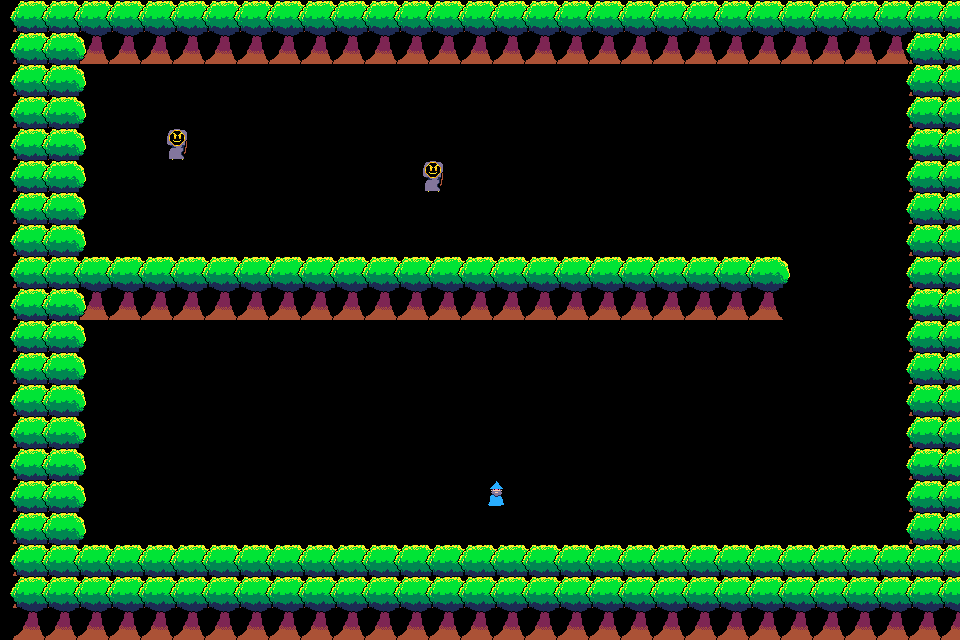

A level layout from a 2D game, rendered from its tile map. Below: a short description, then the map file with its tile-grid data intact:
An orthogonal 30x20 tile map with 32x32 px tiles, 1 tile layer (Object Layer).

<map version="1.9" tiledversion="1.9.2" orientation="orthogonal" renderorder="right-down" width="30" height="20" tilewidth="32" tileheight="32" infinite="0" nextlayerid="2" nextobjectid="1">
 <tileset firstgid="1" source="Tileset.tsx" />
 <layer id="1" name="Object Layer" width="30" height="20">
  <data encoding="csv">
5,5,5,5,5,5,5,5,5,5,5,5,5,5,5,5,5,5,5,5,5,5,5,5,5,5,5,5,5,5,
5,5,5,5,5,5,5,5,5,5,5,5,5,5,5,5,5,5,5,5,5,5,5,5,5,5,5,5,5,5,
5,5,0,0,0,0,0,0,0,0,0,0,0,0,0,0,0,0,0,0,0,0,0,0,0,0,0,0,5,5,
5,5,0,0,0,0,0,0,0,0,0,0,0,0,0,0,0,0,0,0,0,0,0,0,0,0,0,0,5,5,
5,5,0,0,0,4,0,0,0,0,0,0,0,0,0,0,0,0,0,0,0,0,0,0,0,0,0,0,5,5,
5,5,0,0,0,0,0,0,0,0,0,0,0,4,0,0,0,0,0,0,0,0,0,0,0,0,0,0,5,5,
5,5,0,0,0,0,0,0,0,0,0,0,0,0,0,0,0,0,0,0,0,0,0,0,0,0,0,0,5,5,
5,5,0,0,0,0,0,0,0,0,0,0,0,0,0,0,0,0,0,0,0,0,0,0,0,0,0,0,5,5,
5,5,0,0,0,0,0,0,0,0,0,0,0,0,0,0,0,0,0,0,0,0,0,0,0,0,0,0,5,5,
5,5,5,5,5,5,5,5,5,5,5,5,5,5,5,5,5,5,5,5,5,5,5,5,0,0,0,0,5,5,
5,5,0,0,0,0,0,0,0,0,0,0,0,0,0,0,0,0,0,0,0,0,0,0,0,0,0,0,5,5,
5,5,0,0,0,0,0,0,0,0,0,0,0,0,0,0,0,0,0,0,0,0,0,0,0,0,0,0,5,5,
5,5,0,0,0,0,0,0,0,0,0,0,0,0,0,0,0,0,0,0,0,0,0,0,0,0,0,0,5,5,
5,5,0,0,0,0,0,0,0,0,0,0,0,0,0,0,0,0,0,0,0,0,0,0,0,0,0,0,5,5,
5,5,0,0,0,0,0,0,0,0,0,0,0,0,0,0,0,0,0,0,0,0,0,0,0,0,0,0,5,5,
5,5,0,0,0,0,0,0,0,0,0,0,0,0,0,2,0,0,0,0,0,0,0,0,0,0,0,0,5,5,
5,5,0,0,0,0,0,0,0,0,0,0,0,0,0,0,0,0,0,0,0,0,0,0,0,0,0,0,5,5,
5,5,0,0,0,0,0,0,0,0,0,0,0,0,0,0,0,0,0,0,0,0,0,0,0,0,0,0,5,5,
5,5,5,5,5,5,5,5,5,5,5,5,5,5,5,5,5,5,5,5,5,5,5,5,5,5,5,5,5,5,
5,5,5,5,5,5,5,5,5,5,5,5,5,5,5,5,5,5,5,5,5,5,5,5,5,5,5,5,5,5
</data>
 </layer>
</map>
